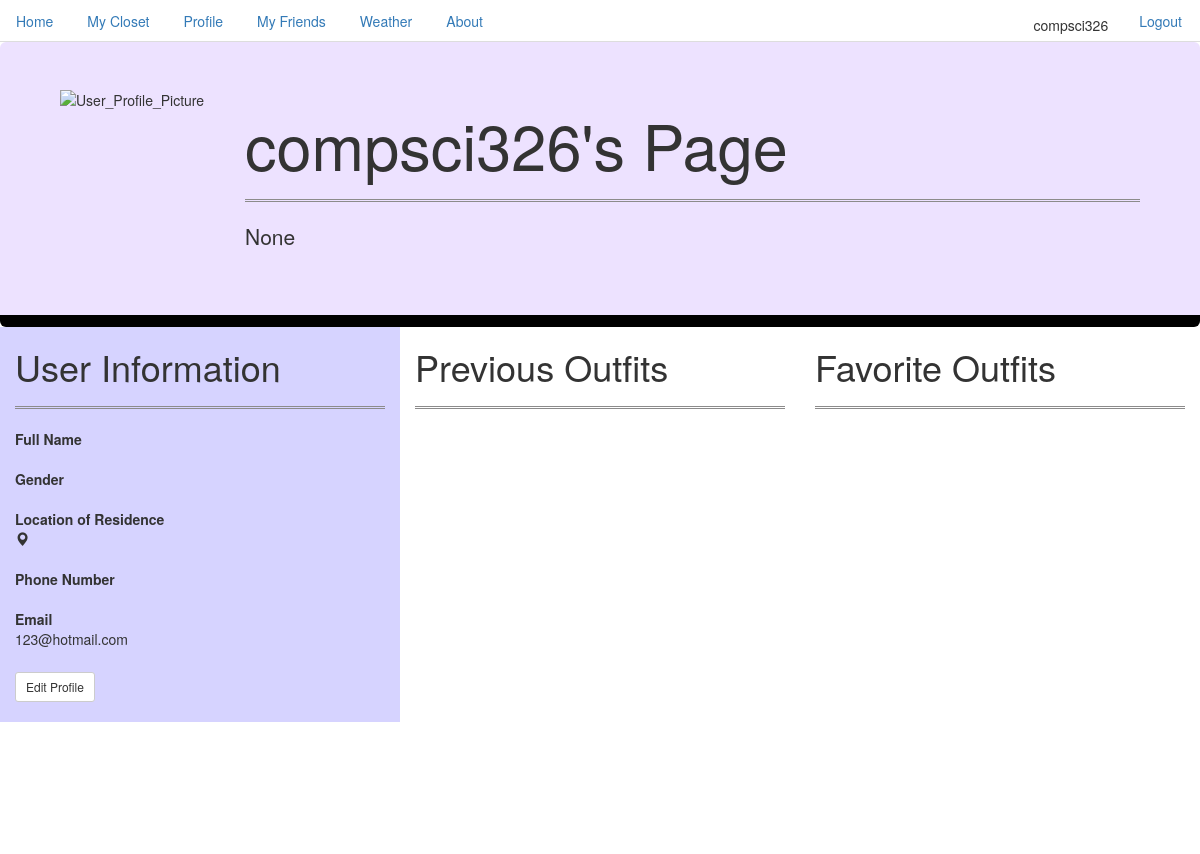
/mycloset/profile.html (signed in), run on an earlier commit of the app's database.
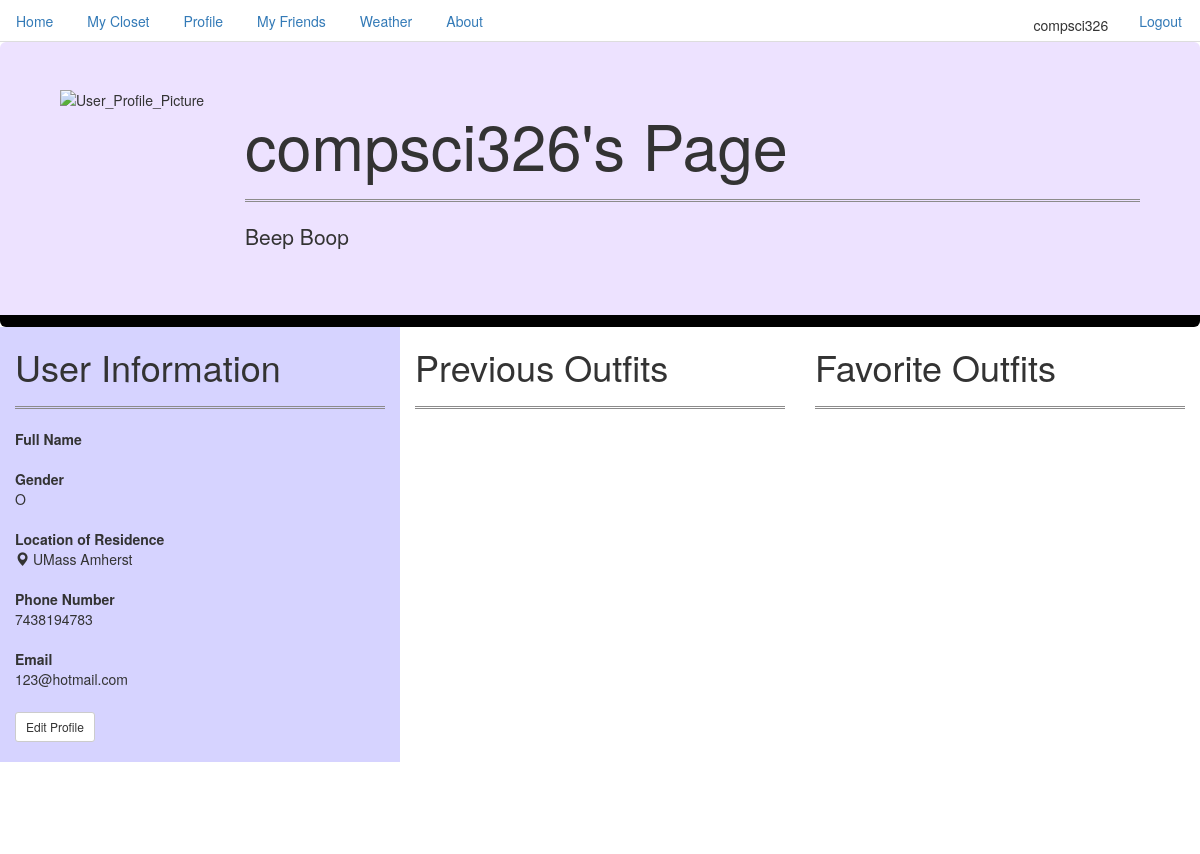
And on a later commit of the database.
### mycloset/models.py (models this page shows, shortened)
class UserProfile(models.Model):
    user = models.OneToOneField(User, on_delete=models.CASCADE)
    profile_picture = models.CharField(max_length=200, help_text="Enter the url for your desired image", null=True)
    description = models.TextField(max_length=1000, help_text="Enter a description for your profile", null=True)
    phone = models.CharField('Phone Number',max_length=10)
    gender = models.CharField('Gender', max_length=1, help_text="Please Input F (Female), M (Male), or O (Other)", default = '')
    residence = models.CharField('Residence', max_length=200, help_text="Enter your location of residence", default = '')
    closet = models.ManyToManyField('Clothing', help_text="Select clothing for closet")
    friends = models.ManyToManyField('UserProfile', help_text="Select friends for this user")
    def display_user_name(self):
        return self.user.username
    def display_email(self):
        return self.user.email
    def display_clothing(self):
        """
        Creates a string for user.username. This is required to display username in Admin.
        """
        return ', '.join([ closet.clothing_name for closet in self.closet.all()[:3] ])
    display_clothing.short_description = 'Closet'
    def display_friends(self):
        """
        Creates a string for user.username. This is required to display username in Admin.
        """
        return ', '.join([ friends.user.username for friends in self.friends.all()[:3] ])
    display_friends.short_description = 'Friends'

### mycloset/views.py (the view)
# urls.py: url(r'^profile/(?P<pk>[-\w]+)/update/$', views.update_profile, name='update-profile'),
@login_required
def profile(request):
	user_profile = UserProfile.objects.get(user=request.user)
	previous_outfits = Outfit.objects.filter(user=request.user)[:3]
	favorite_outfits = Outfit.objects.filter(user=request.user).filter(favorite='Y')
	return render(
		request,
		'profile.html',
		context = {'user_profile':user_profile, 'previous_outfits':previous_outfits, 'favorite_outfits':favorite_outfits},
        )

### mycloset/templates/profile.html (shortened to what this page needs)
<!DOCTYPE html>
<html lang="en">
<head>
  <link rel="stylesheet" href="https://maxcdn.bootstrapcdn.com/bootstrap/3.3.7/css/bootstrap.min.css">
  {% load static %}
  <link rel="stylesheet" href="{% static 'css/style-profile.css' %}">
</head>
<body>
<ul class="nav nav-tabs">
  <li role="presentation"><a href="{% url 'index' %}">Home</a></li>
  <li role="presentation"><a href="{% url 'closet' %}">My Closet</a></li>
  <li role="presentation"><a href="{% url 'profile' %}">Profile</a></li>
  <li role="presentation"><a href="{% url 'friends' %}">My Friends</a></li>
  <li role="presentation"><a href="{% url 'weather' %}">Weather</a></li>
  <li role="presentation"><a href="{% url 'about' %}">About</a></li>
  {% if user.is_authenticated %}
    <li role="presentation" class="pull-right"><a href="{% url 'logout'%}?next={{request.path}}">Logout</a></li>
    <li role="presentation" class="pull-right navbar-text"> {{ user.get_username }} </li>
  {% else %}
    <li role="presentation" class="pull-right"><a href="{% url 'login'%}?next={{request.path}}">Login</a></li>
  {% endif %}
</ul>
<div class="container-fluid">
  <div class="jumbotron row">
    <div class="row">
      <div class="col-xs-12 col-sm-2 col-md-2">
        <img src="{{ user_profile.profile_picture }}" class="rounded img-responsive" alt="User_Profile_Picture" width="200" height="200">
      </div>
      <div class="col-xs-12 col-sm-10 col-md-10">
        <h1 class="display-3">{{ user_profile.display_user_name }}'s Page</h1>
        <hr>
        <p class="lead">{{ user_profile.description }}</p>
      </div>
    </div>
  </div>
  <div class="row">
    <div class="col-xs-12 col-sm-4 col-md-4 info">
      <h1>User Information</h1>
      <hr>
      <dl>
        <dt>Full Name</dt>
      </dl>
      <dl>
        <dt>Gender</dt>
        <dd>{{ user_profile.gender }}
      </dl>
      <dl>
        <dt>Location of Residence</dt>
        <dd><span class="glyphicon glyphicon-map-marker" aria-hidden="true"></span> {{ user_profile.residence }}</dd>
      </dl>
      <dl>
        <dt>Phone Number</dt>
        <dd>{{ user_profile.phone }}
      </dl>
      <dl>
        <dt>Email</dt>
        <dd>{{ user_profile.display_email }}</dd>
      </dl>
      <p class="lead">
        <a class="btn btn-default btn-sm" href="{% url 'update-profile' user_profile.id %}" role="button">Edit Profile</a>
      </p>
    </div>
    <div class="col-xs-12 col-sm-4 col-md-4 previous">
      <h1>Previous Outfits</h1>
      <hr>
      <div class="previous display">
      </div>
    </div>
    <div class="col-xs-12 cols-sm-4 col-md-4 favorite">
      <h1>Favorite Outfits</h1>
      <hr>
      <div class="favorite display">
      </div>
    </div>
  </div>
</body>
</html>

### mycloset/static/css/style-profile.css (style rules this page uses)
html { font-family: Verdana; }
.jumbotron { background-color: #EDE2FF; margin-bottom: 0; border-bottom: 12px solid black; }
.info { background-color: #D6D3FF; }
.previous, .favorite { height: 500px; }
.display { overflow-x: hidden; overflow-y: auto; }
hr { border-top: 3px double #8c8b8b; color: black; }

What changed in the data, as far as the page shows it:
changed UserProfile "compsci326": description "None" → "Beep Boop"; gender (not shown) → "O"; residence (not shown) → "UMass Amherst"; phone (not shown) → "7438194783"
